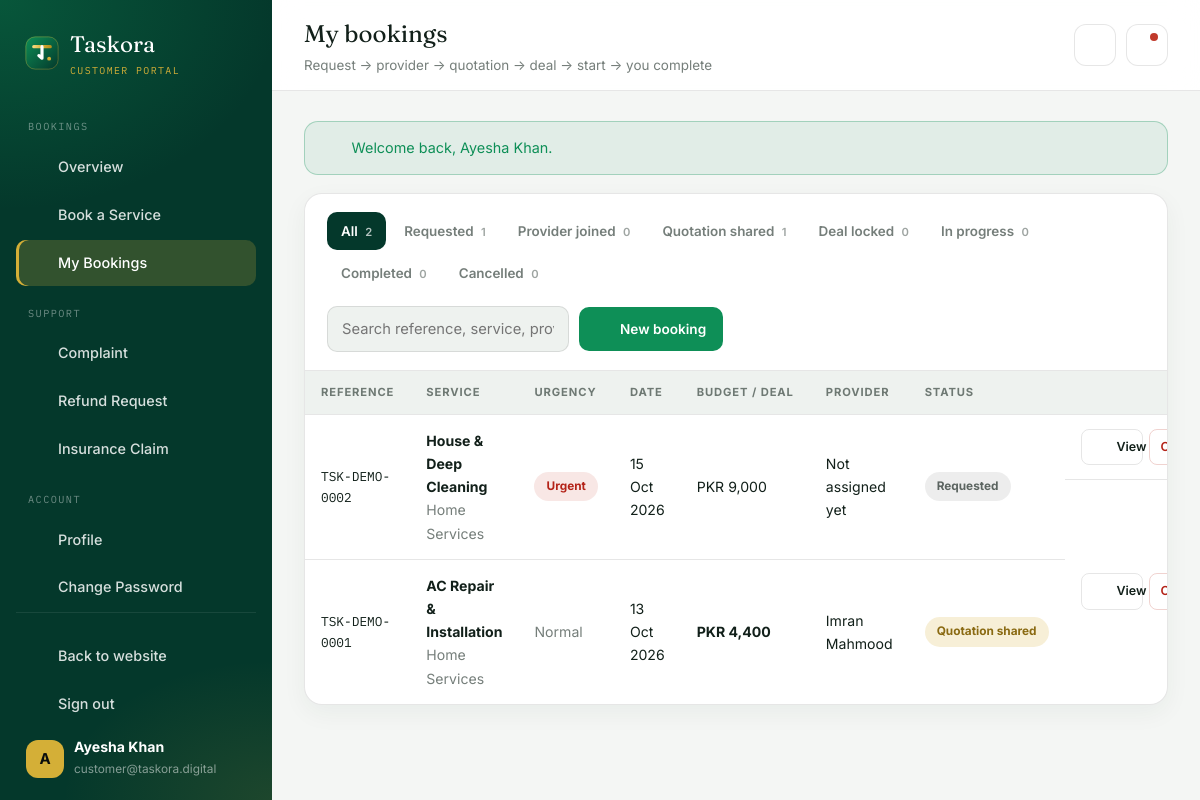
Screenshot of /account/bookings.php (signed in) with the database file from the repository.
### tables this page shows
CREATE TABLE `users` (
  `id` int(10) unsigned NOT NULL AUTO_INCREMENT,
  `role` enum('customer','provider') NOT NULL DEFAULT 'customer',
  `name` varchar(150) NOT NULL,
  `email` varchar(191) NOT NULL,
  `phone` varchar(40) DEFAULT NULL,
  `cnic` varchar(20) DEFAULT NULL,
  `city` varchar(80) DEFAULT NULL,
  `password` varchar(255) NOT NULL,
  `category` varchar(150) DEFAULT NULL,
  `subcategory` varchar(150) DEFAULT NULL,
  `experience` int(11) DEFAULT NULL,
  `service_areas` varchar(255) DEFAULT NULL,
  `qualifications` text,
  `status` enum('pending','active','suspended') NOT NULL DEFAULT 'active',
  `created_at` timestamp NOT NULL DEFAULT CURRENT_TIMESTAMP,
  PRIMARY KEY (`id`),
  UNIQUE KEY `email` (`email`)
);

CREATE TABLE `bookings` (
  `id` int(10) unsigned NOT NULL AUTO_INCREMENT,
  `ref` varchar(30) NOT NULL,
  `customer_id` int(10) unsigned DEFAULT NULL,
  `provider_id` int(10) unsigned DEFAULT NULL,
  `name` varchar(150) NOT NULL,
  `phone` varchar(40) NOT NULL,
  `email` varchar(191) DEFAULT NULL,
  `cnic` varchar(20) DEFAULT NULL,
  `city` varchar(80) DEFAULT NULL,
  `address` varchar(255) DEFAULT NULL,
  `map_link` varchar(255) DEFAULT NULL,
  `category` varchar(150) DEFAULT NULL,
  `service` varchar(150) DEFAULT NULL,
  `description` text,
  `urgency` enum('normal','urgent','emergency') NOT NULL DEFAULT 'normal',
  `preferred_date` date DEFAULT NULL,
  `budget` decimal(12,2) DEFAULT NULL,
  `quotation_required` tinyint(1) NOT NULL DEFAULT '0',
  `payment_method` varchar(40) DEFAULT NULL,
  `status` enum('requested','provider_joined','quoted','deal_locked','in_progress','completed','cancelled') NOT NULL DEFAULT 'requested',
  `deal_amount` decimal(12,2) DEFAULT NULL,
  `source` varchar(20) NOT NULL DEFAULT 'portal',
  `admin_note` text,
  `created_at` timestamp NOT NULL DEFAULT CURRENT_TIMESTAMP,
  `updated_at` timestamp NULL DEFAULT NULL ON UPDATE CURRENT_TIMESTAMP,
  PRIMARY KEY (`id`),
  UNIQUE KEY `ref` (`ref`),
  KEY `idx_customer` (`customer_id`),
  KEY `idx_provider` (`provider_id`),
  KEY `idx_status` (`status`)
);

### account/bookings.php (the view, shortened to what this page needs)
<?php
require __DIR__ . '/_layout.php';
$u = require_user('customer');
$status = get('status');
$where = 'b.customer_id = ?'; $args = [$u['id']];
$list = rows("SELECT b.*, p.name AS provider_name, p.phone AS provider_phone FROM bookings b LEFT JOIN users p ON p.id = b.provider_id WHERE $where ORDER BY b.id DESC", $args);
$counts = [];
foreach (rows('SELECT status, COUNT(*) c FROM bookings WHERE customer_id = ? GROUP BY status', [$u['id']]) as $r) $counts[$r['status']] = $r['c'];
portal_start('My bookings', 'Request → provider → quotation → deal → start → you complete');
?>
<div class="card">
  <div class="card-head">
    <div class="tabs">
      <a href="bookings.php" class="<?= $status === '' ? 'active' : '' ?>">All <span class="n"><?= array_sum($counts) ?></span></a>
      <?php foreach (booking_statuses() as $k => $s): ?>
        <a href="?status=<?= e($k) ?>" class="<?= $status === $k ? 'active' : '' ?>"><?= e($s[0]) ?> <span class="n"><?= (int)($counts[$k] ?? 0) ?></span></a>
      <?php endforeach; ?>
    </div>
    <div class="filters"><input class="input search" placeholder="Search reference, service, provider…" data-table-search="#bkTable"><a class="b" href="services.php"><?= icon('plus') ?>New booking</a></div>
  </div>
  <?php if (!$list): ?>
    <div class="empty"><?= icon('calendar') ?>No bookings here yet.</div>
  <?php else: ?>
  <div class="table-wrap"><table class="tbl" id="bkTable">
    <thead><tr><th>Reference</th><th>Service</th><th>Urgency</th><th>Date</th><th>Budget / Deal</th><th>Provider</th><th>Status</th><th></th></tr></thead>
    <tbody>
      <?php foreach ($list as $b): ?>
        <tr>
          <td class="mono"><?= e($b['ref']) ?></td>
          <td><b><?= e($b['service']) ?></b><br><span class="muted"><?= e($b['category']) ?></span></td>
          <td><?= $b['urgency'] === 'normal' ? '<span class="muted">Normal</span>' : '<span class="pill pill-red">' . e(ucfirst($b['urgency'])) . '</span>' ?></td>
          <td><?= $b['preferred_date'] ? e(date('d M Y', strtotime($b['preferred_date']))) : '<span class="muted">Flexible</span>' ?></td>
          <td><?= $b['deal_amount'] ? '<b>' . e(money($b['deal_amount'])) . '</b>' : ($b['budget'] ? e(money($b['budget'])) : '—') ?></td>
          <td><?= e($b['provider_name'] ?: 'Not assigned yet') ?></td>
          <td><?= status_pill($b['status']) ?></td>
          <td class="actions">
            <a class="b b-ghost b-sm" href="booking.php?id=<?= (int)$b['id'] ?>"><?= icon('eye') ?>View</a>
            <?php if (in_array($b['status'], ['requested', 'provider_joined', 'quoted'], true)): ?>
              <button class="b b-danger b-sm" data-action="cancel" data-id="<?= (int)$b['id'] ?>" data-confirm="Cancel this booking?">Cancel</button>
            <?php endif; ?>
          </td>
        </tr>
      <?php endforeach; ?>
    </tbody>
  </table></div>
  <?php endif; ?>
</div>
<?php portal_end(); ?>

### includes/layout.php (shortened to what this page needs)
<?php
function logo_mark($size = 40)
{
    return '<svg class="logo-mark" width="' . $size . '" height="' . $size . '" viewBox="0 0 48 48" aria-hidden="true">'
        . '<defs><linearGradient id="lmG" x1="0" y1="0" x2="1" y2="1"><stop offset="0" stop-color="#0e8f57"/><stop offset="1" stop-color="#04382b"/></linearGradient>'
        . '<linearGradient id="lmA" gradientUnits="userSpaceOnUse" x1="13" y1="15.5" x2="35" y2="15.5"><stop offset="0" stop-color="#f3d77a"/><stop offset=".5" stop-color="#d4af37"/><stop offset="1" stop-color="#b8901f"/></linearGradient></defs>'
        . '<rect x="2" y="2" width="44" height="44" rx="13" fill="url(#lmG)"/>'
        . '<rect x="2.5" y="2.5" width="43" height="43" rx="12.5" fill="none" stroke="#d4af37" stroke-opacity=".45"/>'
        . '<path class="lm-bar" d="M13 15.5h22" stroke="url(#lmA)" stroke-width="4.2" stroke-linecap="round"/>'
        . '<path class="lm-stem" d="M24 15.5v15.5l-4.2-3.6" fill="none" stroke="#fff" stroke-width="4.2" stroke-linecap="round" stroke-linejoin="round"/>'
        . '<circle cx="33.5" cy="31.5" r="2.6" fill="#d4af37"/>'
        . '</svg>';
}
function render_head($title = '', $desc = '', $opts = [])
{
    $body  = $opts['body'] ?? '';
    ?><!doctype html>
<html lang="en">
<head>
<link rel="stylesheet" href="<?= asset('css/style.css') ?>">
<?php if (!empty($opts['css'])) foreach ((array)$opts['css'] as $c): ?><link rel="stylesheet" href="<?= asset($c) ?>">
<?php endforeach; ?>
</head>
<body class="<?= e($body) ?>">
<?php
}
    ?>

### account/_layout.php (shortened to what this page needs)
<?php
require_once dirname(__DIR__) . '/includes/bootstrap.php';
function portal_nav($u)
{
    $unread = (int)val('SELECT COUNT(*) FROM notifications WHERE user_id = ? AND is_read = 0', [$u['id']]);
    return [
        'Bookings' => [
            ['index.php', 'Overview', 'grid'],
            ['services.php', 'Book a Service', 'plus'],
            ['bookings.php', 'My Bookings', 'list'],
        ],
        'Support' => [
            ['../forms.php?type=complaint', 'Complaint', 'doc'],
            ['../forms.php?type=refund', 'Refund Request', 'wallet'],
            ['../forms.php?type=insurance', 'Insurance Claim', 'shield'],
        ],
        'Account' => [
            ['profile.php', 'Profile', 'user'],
            ['password.php', 'Change Password', 'lock'],
        ],
    ];
}
function portal_start($title, $subtitle = '')
{
    $u = current_user();
    $cur = basename($_SERVER['SCRIPT_NAME']);
    $notifs = rows('SELECT * FROM notifications WHERE user_id = ? ORDER BY id DESC LIMIT 12', [$u['id']]);
    $unread = 0; foreach ($notifs as $n) if (!$n['is_read']) $unread++;
    render_head($title . ' | ' . setting('site_name'), '', ['body' => 'db', 'css' => ['css/dashboard.css']]);
    ?>
<div class="db-shell">
  <aside class="db-side" id="dbSide">
    <a class="db-brand" href="<?= e(base_url('index.php')) ?>"><?= logo_mark(36) ?><div><?= e(setting('site_name', 'Taskora')) ?><small><?= $u['role'] === 'provider' ? 'Provider' : 'Customer' ?> portal</small></div></a>
    <?php foreach (portal_nav($u) as $group => $links): ?>
      <div class="db-group"><?= e($group) ?></div>
      <?php foreach ($links as $l): ?>
        <a class="db-link<?= $cur === basename($l[0]) ? ' active' : '' ?>" href="<?= e($l[0]) ?>"><?= icon($l[2]) ?><?= e($l[1]) ?><?php if (!empty($l[3])): ?><span class="count"><?= (int)$l[3] ?></span><?php endif; ?></a>
      <?php endforeach; ?>
    <?php endforeach; ?>
    <div class="db-side-foot">
      <a class="db-link" href="<?= e(base_url('index.php')) ?>"><?= icon('home') ?>Back to website</a>
      <a class="db-link" href="logout.php"><?= icon('logout') ?>Sign out</a>
      <div class="db-me"><span class="db-ava"><?= e(strtoupper(substr($u['name'], 0, 1))) ?></span><div><strong><?= e($u['name']) ?></strong><small><?= e($u['email']) ?></small></div></div>
    </div>
  </aside>
  <div class="db-main">
    <header class="db-top">
      <div><h1><?= e($title) ?></h1><?php if ($subtitle): ?><p><?= e($subtitle) ?></p><?php endif; ?></div>
      <div class="db-top-actions">
        <button class="db-icon-btn" id="themeBtn" aria-label="Toggle theme"><?= icon('moon') ?></button>
        <div class="notif-wrap">
          <button class="db-icon-btn" id="notifBtn" aria-label="Notifications"><?= icon('bell') ?><?php if ($unread): ?><span class="dotn"></span><?php endif; ?></button>
        </div>
      </div>
    </header>
    <main class="db-content">
      <?php foreach (flash() as $f): ?>
        <div class="alert alert-<?= e($f['type']) ?>"><?= icon($f['type'] === 'error' ? 'x' : 'check-circle') ?><span><?= e($f['msg']) ?></span></div>
      <?php endforeach; ?>
<?php
}
function portal_end()
{
    ?>
    </main>
  </div>
</div>
</body></html>
<?php
}

### includes/icons.php (shortened to what this page needs)
<?php
function icon($name, $class = '')
{
    static $p = null;
    $d = $p[$name] ?? $p['spark'];
    return '<svg class="ico ' . $class . '" viewBox="0 0 24 24" fill="none" stroke="currentColor" stroke-width="1.6" stroke-linecap="round" stroke-linejoin="round" aria-hidden="true">' . $d . '</svg>';
}

### includes/bootstrap.php (shortened to what this page needs)
<?php
function base_url($path = '')
{
    static $base = null;
    if ($base === null) {
        if (BASE_URL_OVERRIDE !== '') {
            $base = rtrim(BASE_URL_OVERRIDE, '/');
        } else {
            $root = str_replace('\\', '/', realpath($_SERVER['DOCUMENT_ROOT'] ?? ''));
            $app  = str_replace('\\', '/', realpath(dirname(__DIR__)));
            $base = ($root && stripos($app, $root) === 0) ? substr($app, strlen($root)) : '';
            $base = '/' . trim($base, '/');
            if ($base === '/') $base = '';
        }
    }
    return $base . '/' . ltrim($path, '/');
}
function asset($path)
{
    $file = dirname(__DIR__) . '/assets/' . $path;
    $v = file_exists($file) ? filemtime($file) : 1;
    return base_url('assets/' . $path) . '?v=' . $v;
}
function db()
{
    static $pdo = null;
    if ($pdo === null) {
        try {
            $pdo = new PDO(
                'mysql:host=' . DB_HOST . ';port=' . DB_PORT . ';dbname=' . DB_NAME . ';charset=utf8mb4',
                DB_USER,
                DB_PASS,
                [
                    PDO::ATTR_ERRMODE            => PDO::ERRMODE_EXCEPTION,
                    PDO::ATTR_DEFAULT_FETCH_MODE => PDO::FETCH_ASSOC,
                    PDO::ATTR_EMULATE_PREPARES   => false,
                ]
            );
        } catch (PDOException $ex) {
            http_response_code(500);
            echo '<div style="font-family:sans-serif;max-width:640px;margin:80px auto;padding:32px;border:1px solid #d4af37;border-radius:14px">'
               . '<h2 style="color:#04382b">Database connection failed</h2>'
               . '<p>Start MySQL in the XAMPP Control Panel and import <code>database.sql</code> into a database named <b>' . DB_NAME . '</b> '
               . '(or open <a href="' . base_url('install.php') . '">install.php</a>).</p>'
               . (APP_DEBUG ? '<pre style="white-space:pre-wrap;color:#b42318">' . htmlspecialchars($ex->getMessage()) . '</pre>' : '')
               . '</div>';
            exit;
        }
    }
    return $pdo;
}
function q($sql, $params = [])
{
    $st = db()->prepare($sql);
    $st->execute($params);
    return $st;
}
function row($sql, $params = [])  { $r = q($sql, $params)->fetch(); return $r ?: null; }
function rows($sql, $params = []) { return q($sql, $params)->fetchAll(); }
function val($sql, $params = [])  { $v = q($sql, $params)->fetchColumn(); return $v === false ? null : $v; }
function e($s) { return htmlspecialchars((string)$s, ENT_QUOTES, 'UTF-8'); }
function money($n) { return 'PKR ' . number_format((float)$n); }
function setting($key, $default = '')
{
    static $cache = null;
    if ($cache === null) {
        $cache = [];
        foreach (rows('SELECT skey, svalue FROM settings') as $r) $cache[$r['skey']] = $r['svalue'];
    }
    return (isset($cache[$key]) && $cache[$key] !== '') ? $cache[$key] : $default;
}
function get($k, $d = '')  { return isset($_GET[$k]) && is_string($_GET[$k]) ? trim($_GET[$k]) : $d; }
function flash($type = null, $msg = null)
{
    $f = $_SESSION['flash'] ?? [];
    return $f;
}
function current_user()
{
    static $u = false;
    if ($u === false) {
        $u = !empty($_SESSION['uid']) ? row('SELECT * FROM users WHERE id = ?', [$_SESSION['uid']]) : null;
    }
    return $u;
}
function require_user($role = null)
{
    $u = current_user();
    return $u;
}
function booking_statuses()
{
    return [
        'requested'       => ['Requested', 'neutral'],
        'provider_joined' => ['Provider joined', 'info'],
        'quoted'          => ['Quotation shared', 'gold'],
        'deal_locked'     => ['Deal locked', 'green'],
        'in_progress'     => ['In progress', 'info'],
        'completed'       => ['Completed', 'green'],
        'cancelled'       => ['Cancelled', 'red'],
    ];
}
function status_pill($status)
{
    $map = booking_statuses();
    $s = $map[$status] ?? [ucwords(str_replace('_', ' ', $status)), 'neutral'];
    return '<span class="pill pill-' . $s[1] . '">' . e($s[0]) . '</span>';
}
require_once __DIR__ . '/icons.php';
require_once __DIR__ . '/layout.php';

### rows the page displays
users: name "A", name "Ayesha Khan", email "customer@taskora.digital"
bookings: ref "TSK-DEMO-0002", service "House & Deep Cleaning", category "Home Services", urgency "Urgent", preferred_date "15 Oct 2026", budget "PKR 9,000", provider_name "Not assigned yet", status "Requested"
bookings: ref "TSK-DEMO-0001", service "AC Repair & Installation", category "Home Services", urgency "Normal", preferred_date "13 Oct 2026", deal_amount "PKR 4,400", users.name "Imran Mahmood", status "Quotation shared"

### other values shown
setting('site_name', 'Taskora') "Taskora"
$group "BOOKINGS"
$l[1] "Overview"
$l[1] "Book a Service"
$l[1] "My Bookings"
$group "SUPPORT"
$l[1] "Complaint"
$l[1] "Refund Request"
$l[1] "Insurance Claim"
$group "ACCOUNT"
$l[1] "Profile"
$l[1] "Change Password"
$title "My bookings"
$subtitle "Request → provider → quotation → deal → start → you complete"
$f['msg'] "Welcome back, Ayesha Khan."
